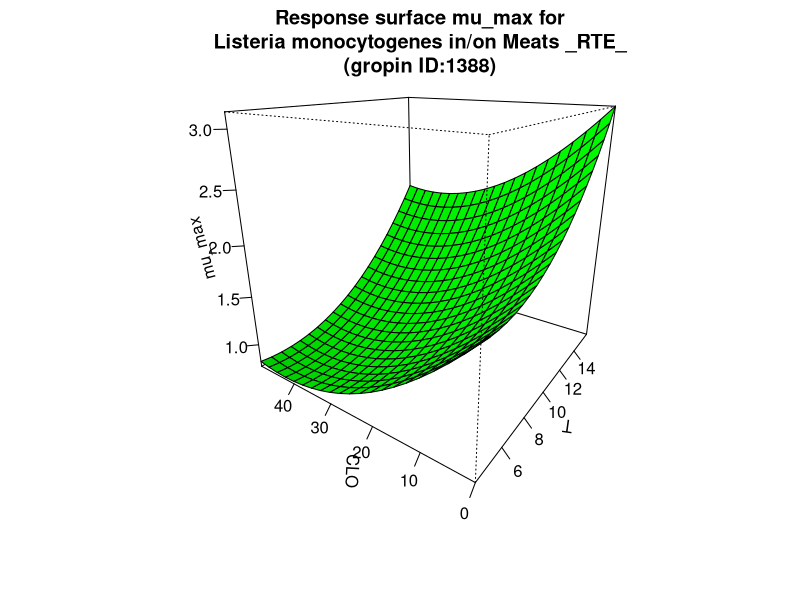

R code for this plot:
#############################
# start of Parameter script
#############################
T <- seq(4.004,15.984015984016,length.out=21)
CLO <- seq(0,49.95004995005,length.out=21)
#############################
# end of Parameter script
#############################
############################# 
# start of Model script Gropin ID 1388 
#############################
 
# constant coefficients for this model
 
variables <- data.frame(T,CLO)
argumentsPar <- expand.grid(variables)
 
# heart of the model
response_surface <- function(T,CLO) {
   mumax <-2.1911-0.1248*T-0.0512*CLO+0.0115*(T^2)+0.0006*(CLO^2)

return(mumax=mumax)
} 

# output parameters
mumax <- cbind(argumentsPar,response_surface(argumentsPar['T'],argumentsPar['CLO']))
colnames(mumax) <- c(colnames(argumentsPar),'mumax')
#############################
# End of Model script
#############################
############################# 
# start of Visualisation script Gropin ID 1388 
#############################
persp(T,CLO,matrix(unlist(mumax$mumax),nrow=21),col = 'green',xlab='T',ylab='CLO',zlab='mu_max',main='Response surface mu_max for
Listeria monocytogenes in/on Meats _RTE_
(gropin ID:1388)',theta=305,phi=20,shade=0.25,ticktype = 'detailed')
#############################
# End of Visualisation script
#############################
